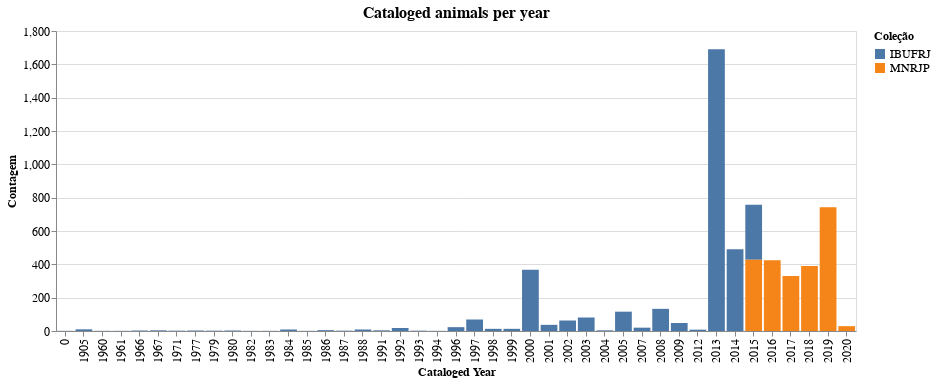

Write notebook code for a chart like this one.
### Code cell
temp = alt.Chart(data= teste, width=800, title= 'Cataloged animals per year').mark_bar().encode(
    x= alt.X('cataloged_year', type='ordinal', title='Cataloged Year'),
    y= alt.Y('counts', type='quantitative', title='Contagem'), 
    color= alt.Color('collection_prefix', title='Coleção')
)

temp = temp.configure_title(fontSize=16).configure_axis(
    labelFontSize=12,
    titleFontSize=12
).configure_legend(
    labelFontSize=12,
    titleFontSize=12
)

# temp.save('./graphs/catalogacoes_por_ano.html')

temp

### Figure 1 — Vega-Lite specification as saved in the notebook (floating-point values rounded to 4 significant figures)
{"config": {"view": {"continuousWidth": 400, "continuousHeight": 300}, "axis": {"labelFontSize": 12, "titleFontSize": 12}, "legend": {"labelFontSize": 12, "titleFontSize": 12}, "title": {"fontSize": 16}}, "data": {"name": "data-1d5a4f8bdcd0ac6491939bb5c8834f80"}, "mark": "bar", "encoding": {"color": {"type": "nominal", "field": "collection_prefix", "title": "Coleção"}, "x": {"type": "ordinal", "field": "cataloged_year", "title": "Cataloged Year"}, "y": {"type": "quantitative", "field": "counts", "title": "Contagem"}}, "title": "Cataloged animals per year", "width": 800, "$schema": "https://vega.github.io/schema/vega-lite/v4.8.1.json", "datasets": {"data-1d5a4f8bdcd0ac6491939bb5c8834f80": [{"cataloged_year": 0.0, "collection_prefix": "IBUFRJ", "counts": 1}, {"cataloged_year": 1905.0, "collection_prefix": "IBUFRJ", "counts": 10}, {"cataloged_year": 1960.0, "collection_prefix": "IBUFRJ", "counts": 1}, {"cataloged_year": 1961.0, "collection_prefix": "IBUFRJ", "counts": 1}, {"cataloged_year": 1966.0, "collection_prefix": "IBUFRJ", "counts": 3}, {"cataloged_year": 1967.0, "collection_prefix": "IBUFRJ", "counts": 4}, {"cataloged_year": 1971.0, "collection_prefix": "IBUFRJ", "counts": 2}, {"cataloged_year": 1977.0, "collection_prefix": "IBUFRJ", "counts": 3}, {"cataloged_year": 1979.0, "collection_prefix": "IBUFRJ", "counts": 2}, {"cataloged_year": 1980.0, "collection_prefix": "IBUFRJ", "counts": 3}, {"cataloged_year": 1982.0, "collection_prefix": "IBUFRJ", "counts": 1}, {"cataloged_year": 1983.0, "collection_prefix": "IBUFRJ", "counts": 1}, {"cataloged_year": 1984.0, "collection_prefix": "IBUFRJ", "counts": 9}, {"cataloged_year": 1985.0, "collection_prefix": "IBUFRJ", "counts": 1}, {"cataloged_year": 1986.0, "collection_prefix": "IBUFRJ", "counts": 5}, {"cataloged_year": 1987.0, "collection_prefix": "IBUFRJ", "counts": 2}, {"cataloged_year": 1988.0, "collection_prefix": "IBUFRJ", "counts": 9}, {"cataloged_year": 1991.0, "collection_prefix": "IBUFRJ", "counts": 4}, {"cataloged_year": 1992.0, "collection_prefix": "IBUFRJ", "counts": 18}, {"cataloged_year": 1993.0, "collection_prefix": "IBUFRJ", "counts": 2}, {"cataloged_year": 1994.0, "collection_prefix": "IBUFRJ", "counts": 1}, {"cataloged_year": 1996.0, "collection_prefix": "IBUFRJ", "counts": 23}, {"cataloged_year": 1997.0, "collection_prefix": "IBUFRJ", "counts": 69}, {"cataloged_year": 1998.0, "collection_prefix": "IBUFRJ", "counts": 13}, {"cataloged_year": 1999.0, "collection_prefix": "IBUFRJ", "counts": 13}, {"cataloged_year": 2000.0, "collection_prefix": "IBUFRJ", "counts": 368}, {"cataloged_year": 2001.0, "collection_prefix": "IBUFRJ", "counts": 37}, {"cataloged_year": 2002.0, "collection_prefix": "IBUFRJ", "counts": 63}, {"cataloged_year": 2003.0, "collection_prefix": "IBUFRJ", "counts": 81}, {"cataloged_year": 2004.0, "collection_prefix": "IBUFRJ", "counts": 4}, {"cataloged_year": 2005.0, "collection_prefix": "IBUFRJ", "counts": 116}, {"cataloged_year": 2007.0, "collection_prefix": "IBUFRJ", "counts": 20}, {"cataloged_year": 2008.0, "collection_prefix": "IBUFRJ", "counts": 133}, {"cataloged_year": 2009.0, "collection_prefix": "IBUFRJ", "counts": 48}, {"cataloged_year": 2012.0, "collection_prefix": "IBUFRJ", "counts": 8}, {"cataloged_year": 2013.0, "collection_prefix": "IBUFRJ", "counts": 1691}, {"cataloged_year": 2014.0, "collection_prefix": "IBUFRJ", "counts": 490}, {"cataloged_year": 2015.0, "collection_prefix": "IBUFRJ", "counts": 331}, {"cataloged_year": 2015.0, "collection_prefix": "MNRJP", "counts": 427}, {"cataloged_year": 2016.0, "collection_prefix": "MNRJP", "counts": 424}, {"cataloged_year": 2017.0, "collection_prefix": "MNRJP", "counts": 330}, {"cataloged_year": 2018.0, "collection_prefix": "MNRJP", "counts": 390}, {"cataloged_year": 2019.0, "collection_prefix": "MNRJP", "counts": 743}, {"cataloged_year": 2020.0, "collection_prefix": "MNRJP", "counts": 29}]}}
